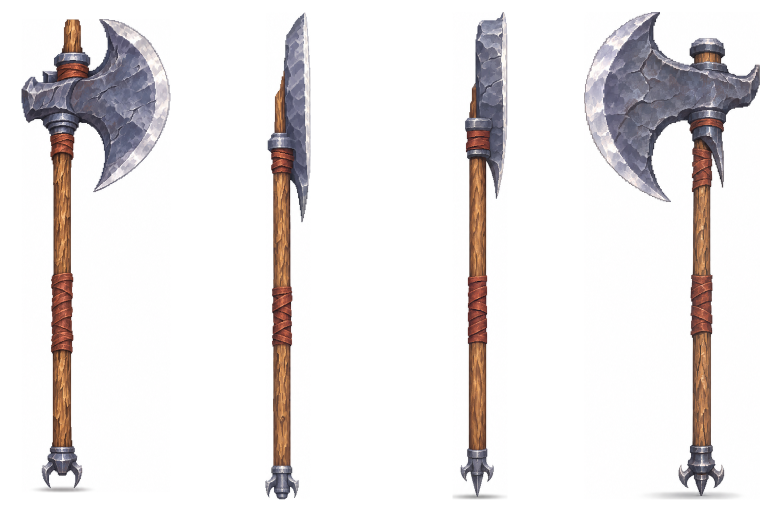
#> input picture threeKingdomSlayer/SkillWeaponsArtSource/03_FourView/axe_four_view_plain.png, 1536 x 1024 px (shown at 1/2 size)
$ python -i assemble_axe_four_view_20261114.py   (imports and definitions only)
#> lines starting #> are read from the running program, lines starting #| are printed output that depends on the picture; after the words box and inside, x2 and y2 are one past the last pixel; in counts of white or black regions, pixels touching at a corner belong together
# -*- coding: utf-8 -*-
"""抡斧四视图 · 本地排版（单图 384x1024 + 无字合图 1536x1024 + 中文标注版 1856x1440）。

依据：Locus/knowledge/plan/weapon-concept-image-plan-20261114.md §5.8
需求书：Locus/knowledge/design/weapon-3d-art-spec-axe-and-chain.md §1.2 / §4.3 / §4.4

规则（与长枪五视图 V05/V06 的本地排版一致）：
- 不让模型出合图与中文标注，合图和标注全部本地生成；
- 四张单图统一用同一个缩放倍率（保证“同一比例”），主体完整不出画，四边留白 >= 16px；
- 左/右不互为水平镜像（各视图独立生成，未做镜像处理）。

用法
    python Tools/visual_brief/assemble_axe_four_view_20261114.py
"""
from __future__ import annotations

import hashlib
import json
import pathlib

import numpy as np
from PIL import Image, ImageDraw, ImageFont

SRC_DIR = pathlib.Path("C:/Users/steam/Pictures/gptGen/axe_four_view_20261114")
OUT_DIR = pathlib.Path("SkillWeaponsArtSource/03_FourView")
FONT_REGULAR = "C:/Windows/Fonts/msyh.ttc"
FONT_BOLD = "C:/Windows/Fonts/msyhbd.ttc"

CELL_W, CELL_H = 384, 1024
MARGIN_PX = 16                      # 单图四边最小留白（交付规格要求 >= 16px）
PLAIN_BOARD = (1536, 1024)         # 前/左/右/后 四格
ANNOT_BOARD = (1856, 1440)

VIEWS = [
    ("front", "axe_view_front_v1.png", "正面 FRONT", "观察方向：+Z → −Z", "画面右 = +X，上 = +Y"),
    ("left", "axe_view_left_v5.png", "左侧 LEFT", "观察方向：−X → +X", "画面右 = +Z，上 = +Y"),
    ("right", "axe_view_right_v3.png", "右侧 RIGHT", "观察方向：+X → −X", "画面右 = −Z，上 = +Y"),
    ("back", "axe_view_back_v2.png", "背面 BACK", "观察方向：−Z → +Z", "画面右 = −X，上 = +Y"),
]


def sha256_file(path: pathlib.Path) -> str:
    return hashlib.sha256(path.read_bytes()).hexdigest()


def subject_mask(im: Image.Image) -> np.ndarray:
    """主体掩码：优先用 Alpha；无 Alpha 时按“非近白”取。"""
    if im.mode == "RGBA":
        a = np.asarray(im)[:, :, 3]
        if (a > 128).sum() > 1000:
            return a > 128
    arr = np.asarray(im.convert("RGB")).astype(int)
    return arr.min(axis=2) < 232


def load_subject(path: pathlib.Path):
    im = Image.open(path)
#> im is the input picture: PIL image 1536x1024 RGB; mean R, G, B 233.2, 229.8, 229.9
    mask = subject_mask(im)
#> in subject_mask, `return arr.min(axis=2) < 232`:
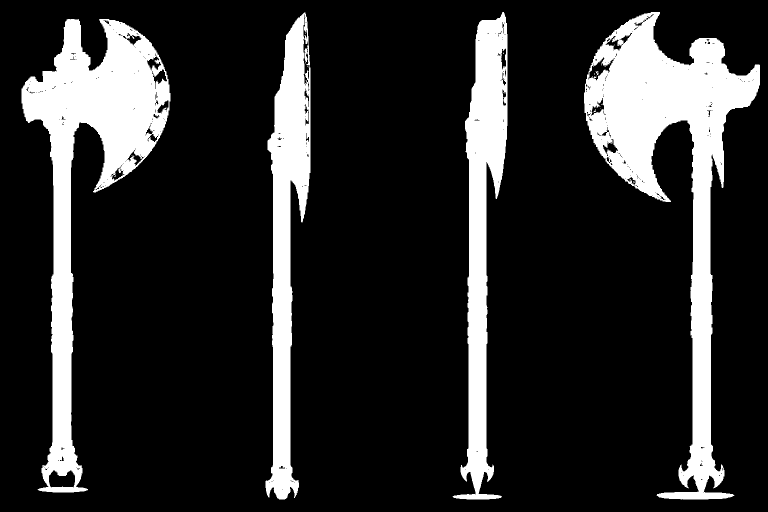
#> returned value: shape (1024, 1536) bool (shown at 1/2 size); 17.1% white; 21 white regions (17 under 20 px), largest, box (x1, y1, x2, y2) and area: (1168, 24, 1520, 999) 95698, (43, 38, 341, 985) 82558, (905, 24, 1015, 999) 45681, (531, 25, 621, 999) 44432
    ys, xs = np.nonzero(mask)
    if len(xs) == 0:
        raise SystemExit("no subject found: %s" % path)
    x0, x1, y0, y1 = int(xs.min()), int(xs.max()), int(ys.min()), int(ys.max())
#> x0 = 43; x1 = 1519; y0 = 24; y1 = 998
    rgba = im.convert("RGBA")
    # 合成到白底：透明像素用白填充，避免边缘发黑
    bg = Image.new("RGBA", rgba.size, (255, 255, 255, 255))
#> bg: PIL image 1536x1024 RGBA; every value is 255
    bg.alpha_composite(rgba)
    crop = bg.crop((x0, y0, x1 + 1, y1 + 1)).convert("RGB")
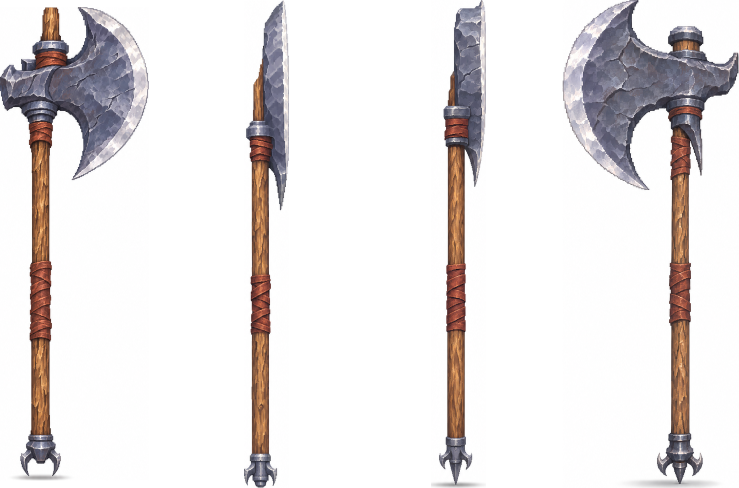
#> crop: PIL image 1477x975 RGB (shown at 1/2 size); mean R, G, B 231.2, 227.5, 227.6
    return crop, (x0, y0, x1, y1)


# [95 lines left out: function main, not called in this run]


# [2 lines not run here, left out]

>>> result = load_subject('../../SkillWeaponsArtSource/03_FourView/axe_four_view_plain.png')

$ run again, on threeKingdomSlayer/SkillWeaponsArtSource/03_FourView/axe_five_view_v2_raw.png
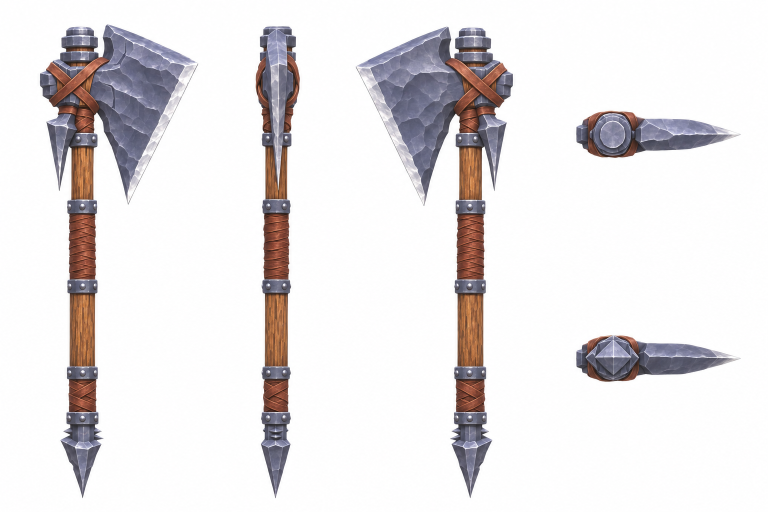
#> input picture threeKingdomSlayer/SkillWeaponsArtSource/03_FourView/axe_five_view_v2_raw.png, 1536 x 1024 px (shown at 1/2 size)
#> in load_subject, im is the input picture: PIL image 1536x1024 RGB; mean R, G, B 231, 227.7, 228.7
#> in subject_mask, `return arr.min(axis=2) < 232`:
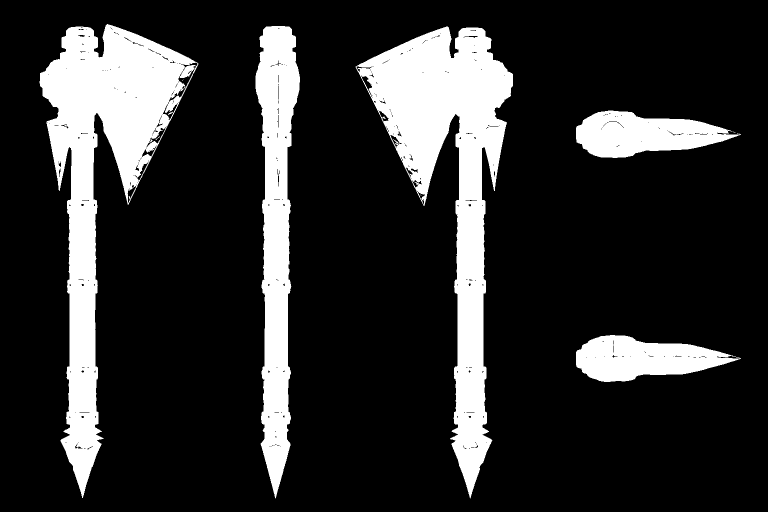
#> returned value: shape (1024, 1536) bool (shown at 1/2 size); 17.8% white; 12 white regions (6 under 20 px), largest, box (x1, y1, x2, y2) and area: (711, 53, 1026, 997) 96495, (79, 48, 397, 996) 95931, (511, 52, 600, 997) 49104, (1152, 221, 1482, 316) 19619, (1152, 670, 1482, 764) 19291, (336, 223, 346, 230) 24
#> x0 = 79; x1 = 1481; y0 = 48; y1 = 996
#> bg: PIL image 1536x1024 RGBA; every value is 255
#> in load_subject, `crop = bg.crop((x0, y0, x1 + 1, y1 + 1)).convert("RGB")`:
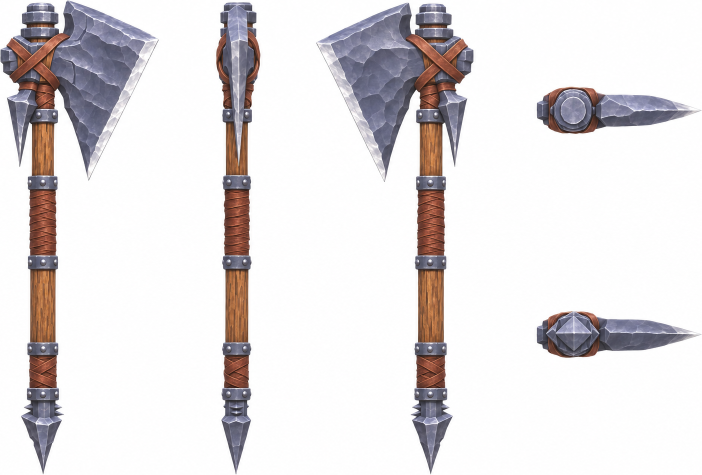
#> crop: PIL image 1403x949 RGB (shown at 1/2 size); mean R, G, B 226.8, 222.9, 224.1
